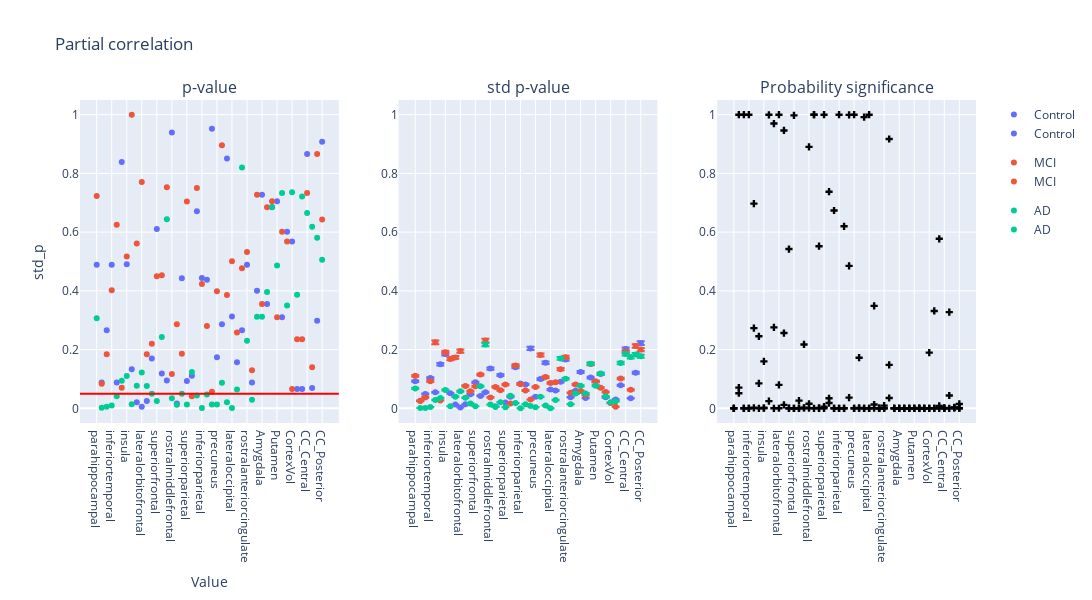

The notebook cell this image was saved under:
### Code cell
plot_dumbbell(df, "Partial correlation", group="group")

### Figure 1 — Plotly figure (JSON) as saved in the notebook; plotly's stock layout.template omitted (floating-point values rounded to 4 significant figures; data arrays with more than 128 entries replaced by an {"elided": "..."} marker saying what was removed)
{"data": [{"hovertemplate": "group=Control<br>region=%{x}<br>p_value=%{y}<extra></extra>", "legendgroup": "Control", "marker": {"color": "#636efa", "symbol": "circle"}, "mode": "markers", "name": "Control", "orientation": "v", "showlegend": true, "type": "scatter", "x": ["parahippocampal", "middletemporal", "superiortemporal", "inferiortemporal", "temporalpole", "transversetemporal", "insula", "fusiform", "medialorbitofrontal", "lateralorbitofrontal", "parsorbitalis", "parsopercularis", "superiorfrontal", "parstriangularis", "frontalpole", "rostralmiddlefrontal", "caudalmiddlefrontal", "precentral", "superiorparietal", "postcentral", "paracentral", "inferiorparietal", "supramarginal", "pericalcarine", "precuneus", "lingual", "cuneus", "lateraloccipital", "isthmuscingulate", "caudalanteriorcingulate", "rostralanteriorcingulate", "posteriorcingulate", "Hippocampus", "Amygdala", "Caudate", "Accumbens-area", "Putamen", "Pallidum", "Brain-Stem", "CortexVol", "Cerebellum-Cortex", "CC_Anterior", "CC_Central", "CC_Mid_Anterior", "CC_Mid_Posterior", "CC_Posterior"], "xaxis": "x", "y": [0.489, 0.088, 0.266, 0.489, 0.088, 0.839, 0.491, 0.133, 0.021, 0.005, 0.025, 0.17, 0.611, 0.119, 0.095, 0.939, 0.016, 0.443, 0.093, 0.111, 0.671, 0.444, 0.438, 0.952, 0.174, 0.286, 0.851, 0.313, 0.157, 0.266, 0.489, 0.088, 0.4, 0.727, 0.355, 0.685, 0.705, 0.31, 0.601, 0.568, 0.066, 0.066, 0.866, 0.069, 0.298, 0.908], "yaxis": "y"}, {"hovertemplate": "group=MCI<br>region=%{x}<br>p_value=%{y}<extra></extra>", "legendgroup": "MCI", "marker": {"color": "#EF553B", "symbol": "circle"}, "mode": "markers", "name": "MCI", "orientation": "v", "showlegend": true, "type": "scatter", "x": ["parahippocampal", "middletemporal", "superiortemporal", "inferiortemporal", "temporalpole", "transversetemporal", "insula", "fusiform", "medialorbitofrontal", "lateralorbitofrontal", "parsorbitalis", "parsopercularis", "superiorfrontal", "parstriangularis", "frontalpole", "rostralmiddlefrontal", "caudalmiddlefrontal", "precentral", "superiorparietal", "postcentral", "paracentral", "inferiorparietal", "supramarginal", "pericalcarine", "precuneus", "lingual", "cuneus", "lateraloccipital", "isthmuscingulate", "caudalanteriorcingulate", "rostralanteriorcingulate", "posteriorcingulate", "Hippocampus", "Amygdala", "Caudate", "Accumbens-area", "Putamen", "Pallidum", "Brain-Stem", "CortexVol", "Cerebellum-Cortex", "CC_Anterior", "CC_Central", "CC_Mid_Anterior", "CC_Mid_Posterior", "CC_Posterior"], "xaxis": "x", "y": [0.723, 0.084, 0.184, 0.402, 0.625, 0.07, 0.517, 1.0, 0.561, 0.771, 0.184, 0.22, 0.45, 0.453, 0.753, 0.117, 0.286, 0.186, 0.704, 0.041, 0.75, 0.423, 0.28, 0.056, 0.399, 0.896, 0.386, 0.501, 0.258, 0.477, 0.532, 0.13, 0.727, 0.355, 0.685, 0.705, 0.31, 0.601, 0.568, 0.066, 0.235, 0.235, 0.733, 0.14, 0.866, 0.643], "yaxis": "y"}, {"hovertemplate": "group=AD<br>region=%{x}<br>p_value=%{y}<extra></extra>", "legendgroup": "AD", "marker": {"color": "#00cc96", "symbol": "circle"}, "mode": "markers", "name": "AD", "orientation": "v", "showlegend": true, "type": "scatter", "x": ["parahippocampal", "middletemporal", "superiortemporal", "inferiortemporal", "temporalpole", "transversetemporal", "insula", "fusiform", "medialorbitofrontal", "lateralorbitofrontal", "parsorbitalis", "parsopercularis", "superiorfrontal", "parstriangularis", "frontalpole", "rostralmiddlefrontal", "caudalmiddlefrontal", "precentral", "superiorparietal", "postcentral", "paracentral", "inferiorparietal", "supramarginal", "pericalcarine", "precuneus", "lingual", "cuneus", "lateraloccipital", "isthmuscingulate", "caudalanteriorcingulate", "rostralanteriorcingulate", "posteriorcingulate", "Hippocampus", "Amygdala", "Caudate", "Accumbens-area", "Putamen", "Pallidum", "Brain-Stem", "CortexVol", "Cerebellum-Cortex", "CC_Anterior", "CC_Central", "CC_Mid_Anterior", "CC_Mid_Posterior", "CC_Posterior"], "xaxis": "x", "y": [0.307, 0.002, 0.005, 0.01, 0.041, 0.094, 0.11, 0.014, 0.077, 0.122, 0.076, 0.05, 0.025, 0.243, 0.644, 0.034, 0.012, 0.05, 0.013, 0.124, 0.044, 0.001, 0.047, 0.013, 0.013, 0.087, 0.021, 0.001, 0.064, 0.82, 0.23, 0.029, 0.312, 0.312, 0.396, 0.686, 0.486, 0.733, 0.35, 0.736, 0.387, 0.721, 0.665, 0.618, 0.581, 0.506], "yaxis": "y"}, {"error_y": {"array": [0.002502, 0.0007046, 0.001328, 0.002816, 0.001481, 0.004092, 0.005051, 0.001392, 0.0003428, 8.268e-05, 0.0003706, 0.001297, 0.002407, 0.001153, 0.001491, 0.003685, 0.0001681, 0.003076, 0.0005361, 0.001064, 0.003821, 0.002298, 0.002217, 0.005555, 0.001076, 0.00271, 0.004222, 0.001734, 0.001646, 0.002463, 0.004538, 0.001021, 0.001622, 0.003369, 0.000963, 0.002856, 0.002489, 0.003181, 0.00102, 0.0005104, 0.0008094, 0.00214, 0.005499, 0.0009306, 0.00331, 0.006047], "arrayminus": [0.002573, 0.0007247, 0.001366, 0.002897, 0.001524, 0.004209, 0.005195, 0.001432, 0.0003526, 8.504e-05, 0.0003811, 0.001334, 0.002476, 0.001186, 0.001534, 0.00379, 0.0001729, 0.003164, 0.0005514, 0.001094, 0.00393, 0.002363, 0.00228, 0.005713, 0.001107, 0.002787, 0.004342, 0.001784, 0.001693, 0.002533, 0.004667, 0.00105, 0.001668, 0.003465, 0.0009904, 0.002938, 0.00256, 0.003272, 0.001049, 0.0005249, 0.0008325, 0.002201, 0.005655, 0.0009571, 0.003404, 0.00622]}, "hovertemplate": "group=Control<br>region=%{x}<br>std_p=%{y}<extra></extra>", "legendgroup": "Control", "marker": {"color": "#636efa", "symbol": "circle"}, "mode": "markers", "name": "Control", "orientation": "v", "showlegend": true, "type": "scatter", "x": ["parahippocampal", "middletemporal", "superiortemporal", "inferiortemporal", "temporalpole", "transversetemporal", "insula", "fusiform", "medialorbitofrontal", "lateralorbitofrontal", "parsorbitalis", "parsopercularis", "superiorfrontal", "parstriangularis", "frontalpole", "rostralmiddlefrontal", "caudalmiddlefrontal", "precentral", "superiorparietal", "postcentral", "paracentral", "inferiorparietal", "supramarginal", "pericalcarine", "precuneus", "lingual", "cuneus", "lateraloccipital", "isthmuscingulate", "caudalanteriorcingulate", "rostralanteriorcingulate", "posteriorcingulate", "Hippocampus", "Amygdala", "Caudate", "Accumbens-area", "Putamen", "Pallidum", "Brain-Stem", "CortexVol", "Cerebellum-Cortex", "CC_Anterior", "CC_Central", "CC_Mid_Anterior", "CC_Mid_Posterior", "CC_Posterior"], "xaxis": "x2", "y": [0.09183, 0.02587, 0.04875, 0.1034, 0.05438, 0.1502, 0.1854, 0.05111, 0.01258, 0.003035, 0.0136, 0.04762, 0.08838, 0.04231, 0.05474, 0.1353, 0.006172, 0.1129, 0.01968, 0.03905, 0.1403, 0.08435, 0.08139, 0.2039, 0.03951, 0.09949, 0.155, 0.06366, 0.06043, 0.09042, 0.1666, 0.03747, 0.05954, 0.1237, 0.03535, 0.1049, 0.09138, 0.1168, 0.03744, 0.01874, 0.02971, 0.07854, 0.2018, 0.03416, 0.1215, 0.222], "yaxis": "y2"}, {"error_y": {"array": [0.003017, 0.0006843, 0.001012, 0.002514, 0.006125, 0.0007361, 0.005199, 0.00458, 0.004723, 0.005315, 0.002072, 0.001587, 0.002047, 0.003126, 0.006291, 0.001015, 0.001985, 0.001666, 0.002201, 0.0004496, 0.003981, 0.002229, 0.001645, 0.0008071, 0.00198, 0.004944, 0.002898, 0.002347, 0.002416, 0.00363, 0.00474, 0.001436, 0.00221, 0.001618, 0.001247, 0.004114, 0.002499, 0.001904, 0.001516, 0.0004895, 0.000143, 0.00277, 0.005249, 0.001711, 0.005792, 0.005453], "arrayminus": [0.003103, 0.0007038, 0.001041, 0.002586, 0.0063, 0.0007571, 0.005348, 0.004711, 0.004858, 0.005467, 0.002131, 0.001632, 0.002105, 0.003215, 0.00647, 0.001044, 0.002042, 0.001714, 0.002264, 0.0004625, 0.004095, 0.002293, 0.001692, 0.0008301, 0.002036, 0.005085, 0.002981, 0.002414, 0.002485, 0.003734, 0.004875, 0.001477, 0.002273, 0.001664, 0.001282, 0.004231, 0.00257, 0.001958, 0.001559, 0.0005034, 0.0001471, 0.002849, 0.005399, 0.00176, 0.005957, 0.005608]}, "hovertemplate": "group=MCI<br>region=%{x}<br>std_p=%{y}<extra></extra>", "legendgroup": "MCI", "marker": {"color": "#EF553B", "symbol": "circle"}, "mode": "markers", "name": "MCI", "orientation": "v", "showlegend": true, "type": "scatter", "x": ["parahippocampal", "middletemporal", "superiortemporal", "inferiortemporal", "temporalpole", "transversetemporal", "insula", "fusiform", "medialorbitofrontal", "lateralorbitofrontal", "parsorbitalis", "parsopercularis", "superiorfrontal", "parstriangularis", "frontalpole", "rostralmiddlefrontal", "caudalmiddlefrontal", "precentral", "superiorparietal", "postcentral", "paracentral", "inferiorparietal", "supramarginal", "pericalcarine", "precuneus", "lingual", "cuneus", "lateraloccipital", "isthmuscingulate", "caudalanteriorcingulate", "rostralanteriorcingulate", "posteriorcingulate", "Hippocampus", "Amygdala", "Caudate", "Accumbens-area", "Putamen", "Pallidum", "Brain-Stem", "CortexVol", "Cerebellum-Cortex", "CC_Anterior", "CC_Central", "CC_Mid_Anterior", "CC_Mid_Posterior", "CC_Posterior"], "xaxis": "x2", "y": [0.1107, 0.02512, 0.03714, 0.0923, 0.2248, 0.02702, 0.1909, 0.1681, 0.1734, 0.1951, 0.07607, 0.05824, 0.07514, 0.1148, 0.2309, 0.03726, 0.07287, 0.06117, 0.08079, 0.01651, 0.1461, 0.08184, 0.06038, 0.02963, 0.07268, 0.1815, 0.1064, 0.08616, 0.0887, 0.1333, 0.174, 0.05273, 0.08112, 0.0594, 0.04577, 0.151, 0.09173, 0.06988, 0.05563, 0.01797, 0.005251, 0.1017, 0.1927, 0.06282, 0.2126, 0.2002], "yaxis": "y2"}, {"error_y": {"array": [0.001848, 2.21e-05, 3.596e-05, 0.000113, 0.000766, 0.0009551, 0.001691, 0.0001916, 0.001081, 0.001579, 0.000982, 0.0004569, 0.0001951, 0.002049, 0.005921, 0.000344, 0.0001237, 0.0005595, 9.392e-05, 0.001161, 0.0004851, 1.379e-05, 0.0003766, 0.0002075, 0.0001105, 0.001073, 0.0002583, 1.169e-05, 0.0007688, 0.004631, 0.00274, 0.0003837, 0.001375, 0.002088, 0.001382, 0.004133, 0.002104, 0.003233, 0.001111, 0.0005557, 0.0006507, 0.00421, 0.005046, 0.00475, 0.005, 0.004836], "arrayminus": [0.001901, 2.273e-05, 3.698e-05, 0.0001162, 0.0007878, 0.0009823, 0.001739, 0.000197, 0.001112, 0.001624, 0.00101, 0.0004699, 0.0002007, 0.002107, 0.00609, 0.0003538, 0.0001272, 0.0005755, 9.66e-05, 0.001194, 0.0004989, 1.418e-05, 0.0003873, 0.0002134, 0.0001137, 0.001104, 0.0002657, 1.202e-05, 0.0007907, 0.004763, 0.002818, 0.0003946, 0.001414, 0.002147, 0.001421, 0.004251, 0.002164, 0.003325, 0.001143, 0.0005716, 0.0006692, 0.00433, 0.00519, 0.004886, 0.005142, 0.004974]}, "hovertemplate": "group=AD<br>region=%{x}<br>std_p=%{y}<extra></extra>", "legendgroup": "AD", "marker": {"color": "#00cc96", "symbol": "circle"}, "mode": "markers", "name": "AD", "orientation": "v", "showlegend": true, "type": "scatter", "x": ["parahippocampal", "middletemporal", "superiortemporal", "inferiortemporal", "temporalpole", "transversetemporal", "insula", "fusiform", "medialorbitofrontal", "lateralorbitofrontal", "parsorbitalis", "parsopercularis", "superiorfrontal", "parstriangularis", "frontalpole", "rostralmiddlefrontal", "caudalmiddlefrontal", "precentral", "superiorparietal", "postcentral", "paracentral", "inferiorparietal", "supramarginal", "pericalcarine", "precuneus", "lingual", "cuneus", "lateraloccipital", "isthmuscingulate", "caudalanteriorcingulate", "rostralanteriorcingulate", "posteriorcingulate", "Hippocampus", "Amygdala", "Caudate", "Accumbens-area", "Putamen", "Pallidum", "Brain-Stem", "CortexVol", "Cerebellum-Cortex", "CC_Anterior", "CC_Central", "CC_Mid_Anterior", "CC_Mid_Posterior", "CC_Posterior"], "xaxis": "x2", "y": [0.06784, 0.0008112, 0.00132, 0.004148, 0.02812, 0.03506, 0.06206, 0.007032, 0.03969, 0.05798, 0.03605, 0.01677, 0.007162, 0.07522, 0.2174, 0.01263, 0.00454, 0.02054, 0.003448, 0.04263, 0.01781, 0.0005061, 0.01382, 0.007616, 0.004058, 0.03939, 0.009483, 0.0004292, 0.02822, 0.17, 0.1006, 0.01409, 0.05047, 0.07664, 0.05072, 0.1517, 0.07725, 0.1187, 0.0408, 0.0204, 0.02388, 0.1546, 0.1852, 0.1744, 0.1835, 0.1775], "yaxis": "y2"}, {"marker": {"color": "black", "symbol": "cross"}, "mode": "markers", "name": "Flip probability", "showlegend": false, "type": "scatter", "x": {"elided": "138 str values"}, "xaxis": "x3", "y": {"elided": "138 float values"}, "yaxis": "y3"}], "layout": {"annotations": [{"font": {"size": 16}, "showarrow": false, "text": "p-value", "x": 0.1444, "xanchor": "center", "xref": "paper", "y": 1, "yanchor": "bottom", "yref": "paper"}, {"font": {"size": 16}, "showarrow": false, "text": "std p-value", "x": 0.5, "xanchor": "center", "xref": "paper", "y": 1, "yanchor": "bottom", "yref": "paper"}, {"font": {"size": 16}, "showarrow": false, "text": "Probability significance", "x": 0.8556, "xanchor": "center", "xref": "paper", "y": 1, "yanchor": "bottom", "yref": "paper"}], "height": 600, "hovermode": "closest", "shapes": [{"line": {"color": "red", "width": 2}, "type": "line", "x0": 0, "x1": 1, "xref": "x domain", "y0": 0.05, "y1": 0.05, "yref": "y"}], "title": {"text": "Partial correlation"}, "width": 1400, "xaxis": {"anchor": "y", "domain": [0, 0.2889], "title": {"text": "Value"}}, "xaxis2": {"anchor": "y2", "domain": [0.3556, 0.6444]}, "xaxis3": {"anchor": "y3", "domain": [0.7111, 1]}, "yaxis": {"anchor": "x", "domain": [0, 1], "range": [-0.05, 1.05], "title": {"text": "std_p"}}, "yaxis2": {"anchor": "x2", "domain": [0, 1], "range": [-0.05, 1.05]}, "yaxis3": {"anchor": "x3", "domain": [0, 1], "range": [-0.05, 1.05]}}}
